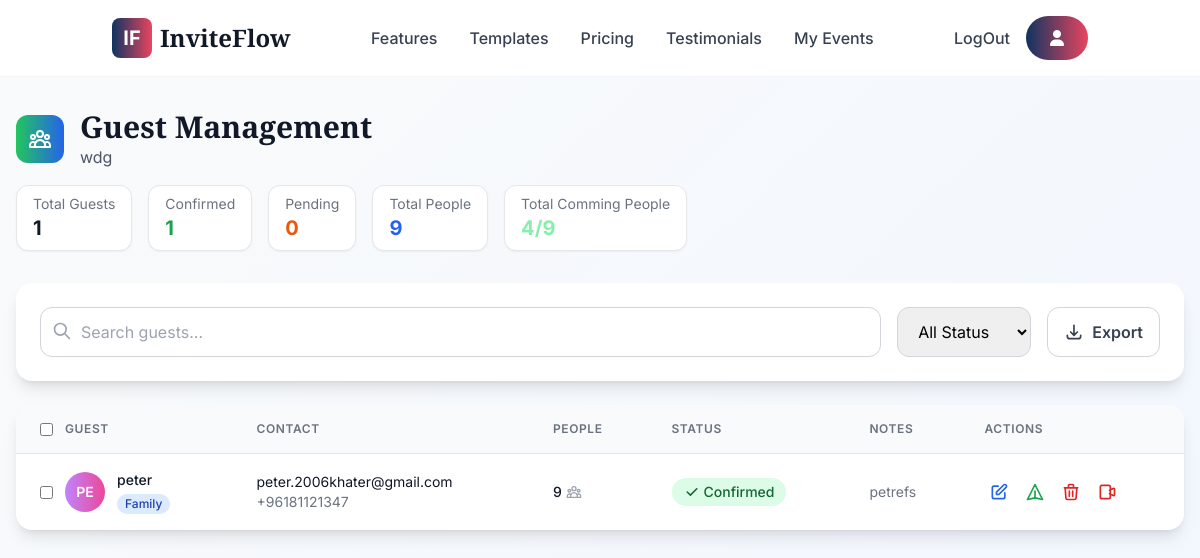
Screenshot of /guest-management/33/ (signed in) with the database file from the repository.
### invitation/models.py (models this page shows, shortened)
class Invitation(models.Model):
    invitation_owner = models.ForeignKey(User, on_delete=models.CASCADE)
    invitation_type = models.ForeignKey(InvitationType, on_delete=models.CASCADE)
    invitation_theme = models.ForeignKey(Invitation_theme, on_delete=models.SET_NULL, null=True, blank=True)
    event_for = models.CharField(max_length=255)
    event_date = models.DateTimeField()
    event_end_date = models.DateTimeField(null=True, blank=True)
    notes = models.TextField(blank=True)
    active = models.BooleanField(default=True)
    has_music_file = models.BooleanField(default=False)
    groom_name = models.CharField(null=True,blank=True)
    groom_info = models.TextField(blank=True, null=True)
    bride_name = models.CharField(blank=True, null=True)
    bride_info = models.TextField(null=True,blank=True)
    class Meta:
        ordering = ['-event_date']

class Guest(models.Model):
    invitation = models.ForeignKey(Invitation, on_delete=models.CASCADE, related_name="guests")
    name = models.CharField(max_length=255)
    email = models.EmailField(blank=True, null=True)
    phone_number = PhoneNumberField(blank=True, null=True)
    person_count = models.PositiveIntegerField(default=1)
    full_family = models.BooleanField(default=False)
    rsvp = models.BooleanField(default=False)
    notes = models.TextField(blank=True, null=True)
    guest_secret_key = models.CharField(max_length=255,null=True,blank=True)
    class Meta:
        ordering = ['name']

### invitation/views.py (the view, shortened to what this page needs)
# urls.py: path('guest-management/<int:invitation_id>/', views.guest_management, name='guest_management'),
@login_required
def guest_management(request, invitation_id):
    invitation = get_object_or_404(Invitation, id=invitation_id)
    event = Event.objects.get(invitation=invitation)
    rsvp = Rsvp.objects.filter(invitation=invitation)
    invitation_date_end = invitation.event_date + timedelta(days=7)
    now = timezone.now()
    if request.user != invitation.invitation_owner:
        messages.error(request, "You don't have permission to access this page.")
        return redirect('home')
    guests = Guest.objects.filter(invitation=invitation)
    confirmed_guests = guests.filter(rsvp=True).count()
    pending_guests = guests.filter(rsvp=False).count()
    total_people = sum(guest.person_count for guest in guests)
    sum_of_comming_people = 0
    for guest in rsvp:
        if guest.attending:
            sum_of_comming_people += guest.person_count
    context = {
        'invitation': invitation,
        'guests': guests,
        'confirmed_guests': confirmed_guests,
        'pending_guests': pending_guests,
        'total_people': total_people,
        'event': event,
        'sum_of_comming_people': sum_of_comming_people,
    }
    return render(request, 'invitation/guest_management.html', context)

### template/invitation/guest_management.html (shortened to what this page needs)
{% extends 'base.html' %}
{% load static %}
{% block content %}
<div class="min-h-screen bg-gradient-to-br from-gray-50 to-blue-50 py-8">
    <div class="max-w-7xl mx-auto px-4">
        <div class="flex flex-col lg:flex-row justify-between items-start lg:items-center mb-8">
            <div class="mb-6 lg:mb-0">
                <div class="flex items-center mb-4">
                    <div class="w-12 h-12 bg-gradient-to-r from-green-500 to-blue-600 rounded-xl flex items-center justify-center mr-4">
                    </div>
                    <div>
                        <h1 class="text-3xl font-elegant font-bold text-gray-900">Guest Management</h1>
                        <p class="text-gray-600">{{ invitation.event_for }}</p>
                    </div>
                </div>
                <div class="flex flex-wrap gap-4 mt-4">
                    <div class="bg-white rounded-xl px-4 py-2 shadow-sm border">
                        <div class="text-sm text-gray-500">Total Guests</div>
                        <div class="text-xl font-bold text-gray-900">{{ guests.count }}</div>
                    </div>
                    <div class="bg-white rounded-xl px-4 py-2 shadow-sm border">
                        <div class="text-sm text-gray-500">Confirmed</div>
                        <div class="text-xl font-bold text-green-600">{{ confirmed_guests }}</div>
                    </div>
                    <div class="bg-white rounded-xl px-4 py-2 shadow-sm border">
                        <div class="text-sm text-gray-500">Pending</div>
                        <div class="text-xl font-bold text-orange-600">{{ pending_guests }}</div>
                    </div>
                    <div class="bg-white rounded-xl px-4 py-2 shadow-sm border">
                        <div class="text-sm text-gray-500">Total People</div>
                        <div class="text-xl font-bold text-blue-600">{{ total_people }}</div>
                    </div>
                    <div class="bg-white rounded-xl px-4 py-2 shadow-sm border">
                        <div class="text-sm text-gray-500">Total Comming People</div>
                        <div class="text-xl font-bold text-green-300">{{sum_of_comming_people}}/{{ total_people }}</div>
                    </div>
                </div>
            </div>
        </div>
        <div class="bg-white rounded-2xl shadow-lg p-6 mb-6">
            <div class="flex flex-col lg:flex-row justify-between items-start lg:items-center gap-4">
                <div class="flex flex-col sm:flex-row gap-4 flex-1">
                    <div class="relative flex-1">
                        <input type="text" id="searchGuests" placeholder="Search guests..." class="w-full pl-10 pr-4 py-3 border border-gray-300 rounded-xl focus:ring-2 focus:ring-blue-500 focus:border-transparent transition-all duration-200">
                        <svg class="w-5 h-5 text-gray-400 absolute left-3 top-3.5" fill="none" stroke="currentColor" viewBox="0 0 24 24">
                            <path stroke-linecap="round" stroke-linejoin="round" stroke-width="2" d="M21 21l-6-6m2-5a7 7 0 11-14 0 7 7 0 0114 0z"></path>
                        </svg>
                    </div>
                    <select id="statusFilter" class="px-4 py-3 border border-gray-300 rounded-xl focus:ring-2 focus:ring-blue-500 focus:border-transparent transition-all duration-200">
                        <option value="all">All Status</option>
                    </select>
                </div>
                <div class="flex gap-3">
                    <button onclick="exportGuests()" class="px-4 py-3 border border-gray-300 text-gray-700 rounded-xl font-semibold hover:border-gray-400 transition-colors duration-200 flex items-center">
                        <svg class="w-5 h-5 mr-2" fill="none" stroke="currentColor" viewBox="0 0 24 24">
                            <path stroke-linecap="round" stroke-linejoin="round" stroke-width="2" d="M4 16v1a3 3 0 003 3h10a3 3 0 003-3v-1m-4-4l-4 4m0 0l-4-4m4 4V4"></path>
                        </svg>
                        Export
                    </button>
                </div>
            </div>
        </div>
        <div class="bg-white rounded-2xl shadow-lg overflow-hidden">
            <div class="overflow-x-auto">
                <table class="w-full">
                    <thead>
                        <tr class="bg-gray-50 border-b border-gray-200">
                            <th class="px-6 py-4 text-left text-xs font-semibold text-gray-500 uppercase tracking-wider">
                                <div class="flex items-center">
                                    <input type="checkbox" id="selectAll" class="rounded border-gray-300 text-blue-600 focus:ring-blue-500 mr-3">
                                    Guest
                                </div>
                            </th>
                            <th class="px-6 py-4 text-left text-xs font-semibold text-gray-500 uppercase tracking-wider">Contact</th>
                            <th class="px-6 py-4 text-left text-xs font-semibold text-gray-500 uppercase tracking-wider">People</th>
                            <th class="px-6 py-4 text-left text-xs font-semibold text-gray-500 uppercase tracking-wider">Status</th>
                            <th class="px-6 py-4 text-left text-xs font-semibold text-gray-500 uppercase tracking-wider">Notes</th>
                            <th class="px-6 py-4 text-left text-xs font-semibold text-gray-500 uppercase tracking-wider">Actions</th>
                        </tr>
                    </thead>
                    <tbody class="divide-y divide-gray-200">
                        {% for guest in guests %}
                        <tr class="hover:bg-gray-50 transition-colors duration-150 guest-row" data-status="{% if guest.rsvp %}confirmed{% else %}pending{% endif %}">
                            <td class="px-6 py-4 whitespace-nowrap">
                                <div class="flex items-center">
                                    <input type="checkbox" class="guest-checkbox rounded border-gray-300 text-blue-600 focus:ring-blue-500 mr-3">
                                    <div class="flex items-center">
                                        <div class="w-10 h-10 bg-gradient-to-r from-purple-400 to-pink-500 rounded-full flex items-center justify-center text-white font-semibold text-sm mr-3">
                                            {{ guest.name|slice:":2"|upper }}
                                        </div>
                                        <div>
                                            <div class="text-sm font-medium text-gray-900">{{ guest.name }}</div>
                                            {% if guest.full_family %}
                                            <span class="inline-flex items-center px-2 py-0.5 rounded-full text-xs font-medium bg-blue-100 text-blue-800">
                                                Family
                                            </span>
                                            {% endif %}
                                        </div>
                                    </div>
                                </div>
                            </td>
                            <td class="px-6 py-4 whitespace-nowrap">
                                <div class="text-sm text-gray-900">{{ guest.email|default:"No email" }}</div>
                                <div class="text-sm text-gray-500">{{ guest.phone_number|default:"No phone" }}</div>
                            </td>
                            <td class="px-6 py-4 whitespace-nowrap">
                                <div class="flex items-center">
                                    <span class="text-sm font-medium text-gray-900">{{ guest.person_count }}</span>
                                </div>
                            </td>
                            <td class="px-6 py-4 whitespace-nowrap">
                                {% if guest.rsvp %}
                                <span class="inline-flex items-center px-3 py-1 rounded-full text-sm font-medium bg-green-100 text-green-800">
                                    <svg class="w-4 h-4 mr-1" fill="currentColor" viewBox="0 0 20 20">
                                        <path fill-rule="evenodd" d="M16.707 5.293a1 1 0 010 1.414l-8 8a1 1 0 01-1.414 0l-4-4a1 1 0 011.414-1.414L8 12.586l7.293-7.293a1 1 0 011.414 0z" clip-rule="evenodd"></path>
                                    </svg>
                                    Confirmed
                                </span>
                                {% endif %}
                            </td>
                            <td class="px-6 py-4">
                                <div class="text-sm text-gray-500 max-w-xs truncate">
                                    {{ guest.notes|default:"No notes" }}
                                </div>
                            </td>
                            <td class="px-6 py-4 whitespace-nowrap text-sm font-medium">
                                <div class="flex items-center space-x-2">
                                    <a style="text-decoration: none; color: inherit;" href="{% url 'edit_guest' invitation.id guest.guest_secret_key %}">
                                        <button class="text-blue-600 hover:text-blue-900 transition-colors duration-200 p-1 rounded hover:bg-blue-50">
                                            <svg class="w-5 h-5" fill="none" stroke="currentColor" viewBox="0 0 24 24">
                                                <path stroke-linecap="round" stroke-linejoin="round" stroke-width="2" d="M11 5H6a2 2 0 00-2 2v11a2 2 0 002 2h11a2 2 0 002-2v-5m-1.414-9.414a2 2 0 112.828 2.828L11.828 15H9v-2.828l8.586-8.586z"></path>
                                            </svg>
                                        </button>
                                    </a>
                                    <a href="{% url 'send_reminder_email' invitation.id guest.guest_secret_key %}">
                                    <button class="text-green-600 hover:text-green-900 transition-colors duration-200 p-1 rounded hover:bg-green-50">
                                        <svg class="w-5 h-5" fill="none" stroke="currentColor" viewBox="0 0 24 24">
                                            <path stroke-linecap="round" stroke-linejoin="round" stroke-width="2" d="M12 19l9 2-9-18-9 18 9-2zm0 0v-8"></path>
                                        </svg>
                                    </button>
                                    </a>
                                    <button onclick="deleteGuest('{{ invitation.id }}', '{{ guest.guest_secret_key }}')" class="text-red-600 hover:text-red-900 transition-colors duration-200 p-1 rounded hover:bg-red-50">
                                        <svg class="w-5 h-5" fill="none" stroke="currentColor" viewBox="0 0 24 24">
                                            <path stroke-linecap="round" stroke-linejoin="round" stroke-width="2" d="M19 7l-.867 12.142A2 2 0 0116.138 21H7.862a2 2 0 01-1.995-1.858L5 7m5 4v6m4-6v6m1-10V4a1 1 0 00-1-1h-4a1 1 0 00-1 1v3M4 7h16"></path>
                                        </svg>
                                    </button>
                                    <a href="{% url 'invitation_preview' invitation_id=invitation.id guest_key=guest.guest_secret_key%}">
                                    <button class="text-red-600 hover:text-red-900 transition-colors duration-200 p-1 rounded hover:bg-red-50">
                                        <svg class="w-5 h-5" fill="none" stroke="currentColor" viewBox="0 0 24 24">
                                            {% comment %} <path stroke-linecap="round" stroke-linejoin="round" stroke-width="2" d="M19 7l-.867 12.142A2 2 0 0116.138 21H7.862a2 2 0 01-1.995-1.858L5 7m5 4v6m4-6v6m1-10V4a1 1 0 00-1-1h-4a1 1 0 00-1 1v3M4 7h16"></path> {% endcomment %}
                                            <path stroke-linecap="round" stroke-linejoin="round" stroke-width="2" d="M15 10l4.553-2.276A1 1 0 0121 8.618v6.764a1 1 0 01-1.447.894L15 14M4 18V6a2 2 0 012-2h8a2 2 0 012 2v12a2 2 0 01-2 2H6a2 2 0 01-2-2z"></path>
                                        </svg>
                                    </button>
                                </a>
                                </div>
                            </td>
                        </tr>
                        {% endfor %}
                    </tbody>
                </table>
            </div>
        </div>
    </div>
</div>
{% endblock %}

### project/static/css/custom.css (style rules this page uses)
html { scroll-behavior: smooth; }

### template/invitation/guest_management.html (style rules this page uses)
.guest-row { transition: all 0.2s ease-in-out; }

### rows the page displays
Invitation: event_for "wdg"
Guest: name "PE", name "peter", full_family "Family", email "peter.2006khater@gmail.com", phone_number "+96181121347", person_count "9", rsvp True (drawn), notes "petrefs"

### other values shown
{{ guests.count }} "1"
{{ confirmed_guests }} "1"
{{ pending_guests }} "0"
{{ total_people }} "9"
{{ sum_of_comming_people }} "4"
